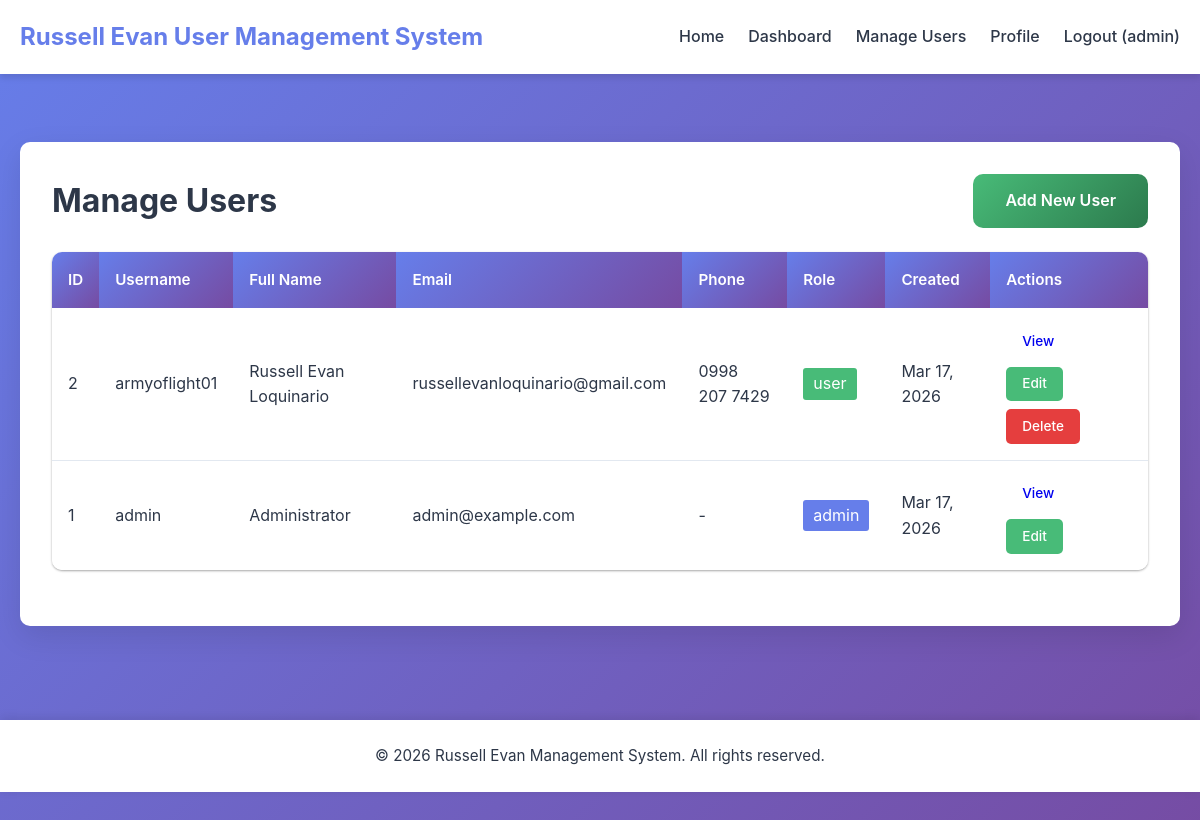
Screenshot of /users/index.php (signed in) with the database file from the repository.
### tables this page shows
CREATE TABLE `users` (
  `id` int(11) NOT NULL,
  `username` varchar(50) NOT NULL,
  `email` varchar(100) NOT NULL,
  `password` varchar(255) NOT NULL,
  `full_name` varchar(100) DEFAULT NULL,
  `phone` varchar(20) DEFAULT NULL,
  `address` text DEFAULT NULL,
  `role` enum('admin','user') DEFAULT 'user',
  `created_at` timestamp NOT NULL DEFAULT current_timestamp(),
  `updated_at` timestamp NOT NULL DEFAULT current_timestamp() ON UPDATE current_timestamp()
);

### users/index.php (the view, shortened to what this page needs)
<?php
$database = new Database();
$db = $database->getConnection();
$query = "SELECT * FROM users ORDER BY created_at DESC";
$stmt = $db->prepare($query);
$stmt->execute();
$users = $stmt->fetchAll(PDO::FETCH_ASSOC);
include '../includes/header.php';
?>
<div class="card">
    <div style="display: flex; justify-content: space-between; align-items: center; margin-bottom: 20px; flex-wrap: wrap; gap: 10px;">
        <h1>Manage Users</h1>
        <a href="create.php" class="btn btn-success">Add New User</a>
    </div>
    <div class="table-container">
        <table>
            <thead>
                <tr>
                    <th>ID</th>
                    <th>Username</th>
                    <th>Full Name</th>
                    <th>Email</th>
                    <th>Phone</th>
                    <th>Role</th>
                    <th>Created</th>
                    <th>Actions</th>
                </tr>
            </thead>
            <tbody>
                <?php foreach ($users as $user): ?>
                <tr>
                    <td><?php echo $user['id']; ?></td>
                    <td><?php echo htmlspecialchars($user['username']); ?></td>
                    <td><?php echo htmlspecialchars($user['full_name'] ?: '-'); ?></td>
                    <td><?php echo htmlspecialchars($user['email']); ?></td>
                    <td><?php echo htmlspecialchars($user['phone'] ?: '-'); ?></td>
                    <td>
                        <span style="background: <?php echo $user['role'] == 'admin' ? '#667eea' : '#48bb78'; ?>;
                                     color: white; padding: 3px 10px; border-radius: 3px; display: inline-block;">
                            <?php echo $user['role']; ?>
                        </span>
                    </td>
                    <td><?php echo date('M d, Y', strtotime($user['created_at'])); ?></td>
                    <td class="action-links">
                        <a href="view.php?id=<?php echo $user['id']; ?>" class="view-link">View</a>
                        <a href="edit.php?id=<?php echo $user['id']; ?>" class="edit-link">Edit</a>
                        <?php if ($user['id'] != $_SESSION['user_id']): ?>
                            <a href="delete.php?id=<?php echo $user['id']; ?>"
                               class="delete-link"
                               onclick="return confirm('Are you sure you want to delete this user?')">Delete</a>
                        <?php endif; ?>
                    </td>
                </tr>
                <?php endforeach; ?>
            </tbody>
        </table>
    </div>
</div>
<?php include '../includes/footer.php'; ?>

### includes/header.php (shortened to what this page needs)
<?php
$logged_in = isset($_SESSION['user_id']);
$user_role = $_SESSION['user_role'] ?? '';
$username = $_SESSION['username'] ?? '';
?>
<!DOCTYPE html>
<html lang="en">
<head>
    <link rel="stylesheet" href="css/style.css">
</head>
<body>
    <header class="header">
        <div class="header-content">
            <a href="index.php" class="logo">Russell Evan User Management System</a>
            <nav class="nav-links">
                <a href="index.php">Home</a>
                <?php if ($logged_in): ?>
                    <a href="dashboard.php">Dashboard</a>
                    <?php if ($user_role === 'admin'): ?>
                        <a href="users/index.php">Manage Users</a>
                    <?php endif; ?>
                    <a href="profile.php">Profile</a>
                    <a href="logout.php">Logout (<?php echo htmlspecialchars($username); ?>)</a>
                <?php else: ?>
                    <a href="login.php">Login</a>
                    <a href="register.php">Register</a>
                <?php endif; ?>
            </nav>
        </div>
    </header>
    <main class="main-content">
        <div class="container">

### includes/footer.php
        </div>
    </main>
    <footer class="footer">
        <p>&copy; <?php echo date('Y'); ?> Russell Evan Management System. All rights reserved.</p>
    </footer>
</body>
</html>

### css/style.css (style rules this page uses)
* { margin: 0; padding: 0; box-sizing: border-box; }
:root { --primary-color: #667eea; --primary-dark: #5a67d8; --secondary-color: #764ba2; --success-color: #48bb78; --danger-color: #e53e3e; --warning-color: #ecc94b; --dark-color: #2d3748; --light-color: #f7fafc; --gray-color: #a0aec0; --white: #ffffff; --shadow-sm: 0 1px 3px rgba(0,0,0,0.12), 0 1px 2px rgba(0,0,0,0.24); --shadow-md: 0 4px 6px rgba(0,0,0,0.1); --shadow-lg: 0 10px 30px rgba(0,0,0,0.1); --border-radius: 10px; --transition: all 0.3s cubic-bezier(0.25, 0.8, 0.25, 1); }
body { font-family: -apple-system, BlinkMacSystemFont, 'Segoe UI', Roboto, Oxygen, Ubuntu, Cantarell, sans-serif; background: linear-gradient(135deg, var(--primary-color) 0%, var(--secondary-color) 100%); min-height: 100vh; line-height: 1.6; color: var(--dark-color); }
.container { width: 100%; max-width: 1200px; margin: 0 auto; padding: 0 20px; }
.header { background: var(--white); box-shadow: var(--shadow-md); position: fixed; width: 100%; top: 0; z-index: 1000; }
.header-content { max-width: 1200px; margin: 0 auto; padding: 1rem 20px; display: flex; justify-content: space-between; align-items: center; flex-wrap: wrap; }
.logo { font-size: 1.5rem; font-weight: bold; color: var(--primary-color); text-decoration: none; transition: var(--transition); }
.nav-links { display: flex; gap: 1.5rem; align-items: center; flex-wrap: wrap; }
.nav-links a { text-decoration: none; color: var(--dark-color); font-weight: 500; transition: var(--transition); padding: 0.5rem 0; position: relative; }
.nav-links a::after { content: ''; position: absolute; bottom: 0; left: 0; width: 0; height: 2px; background: var(--primary-color); transition: var(--transition); }
.main-content { margin-top: 80px; min-height: calc(100vh - 160px); display: flex; align-items: center; justify-content: center; }
.card { background: var(--white); border-radius: var(--border-radius); box-shadow: var(--shadow-lg); padding: 2rem; margin-bottom: 2rem; width: 100%; animation: slideUp 0.5s ease-out; }
.btn { padding: 0.875rem 2rem; border: none; border-radius: 10px; font-size: 1rem; font-weight: 600; cursor: pointer; transition: var(--transition); text-decoration: none; display: inline-block; text-align: center; position: relative; overflow: hidden; }
.btn::after { content: ''; position: absolute; top: 50%; left: 50%; width: 0; height: 0; border-radius: 50%; background: rgba(255, 255, 255, 0.2); transform: translate(-50%, -50%); transition: width 0.6s, height 0.6s; }
.btn-success { background: linear-gradient(135deg, var(--success-color), #2c7a4d); color: var(--white); }
.table-container { overflow-x: auto; margin: 1.5rem 0; border-radius: 10px; box-shadow: var(--shadow-sm); }
table { width: 100%; border-collapse: collapse; background: var(--white); min-width: 600px; }
table th { background: linear-gradient(135deg, var(--primary-color), var(--secondary-color)); color: var(--white); padding: 1rem; text-align: left; font-weight: 600; font-size: 0.95rem; white-space: nowrap; }
table td { padding: 1rem; border-bottom: 1px solid #e2e8f0; color: var(--dark-color); }
table tr { transition: var(--transition); }
table tr:last-child td { border-bottom: none; }
.action-links { display: flex; gap: 0.5rem; flex-wrap: wrap; }
.action-links a { padding: 0.4rem 1rem; border-radius: 5px; font-size: 0.85rem; font-weight: 500; text-decoration: none; transition: var(--transition); white-space: nowrap; }
.edit-link { background: var(--success-color); color: var(--white); }
.delete-link { background: var(--danger-color); color: var(--white); }
.footer { background: var(--white); text-align: center; padding: 1.5rem; box-shadow: 0 -2px 10px rgba(0,0,0,0.1); position: relative; z-index: 10; }
.footer p { color: var(--dark-color); font-size: 0.95rem; }

### rows the page displays
users: id "2", username "armyoflight01", full_name "Russell Evan Loquinario", email "russellevanloquinario@gmail.com", phone "0998 207 7429", role "user", created_at "Mar 17, 2026"
users: id "1", username "admin", full_name "Administrator", email "admin@example.com", phone "-", role "admin", created_at "Mar 17, 2026"

### other values shown
$username "admin"
